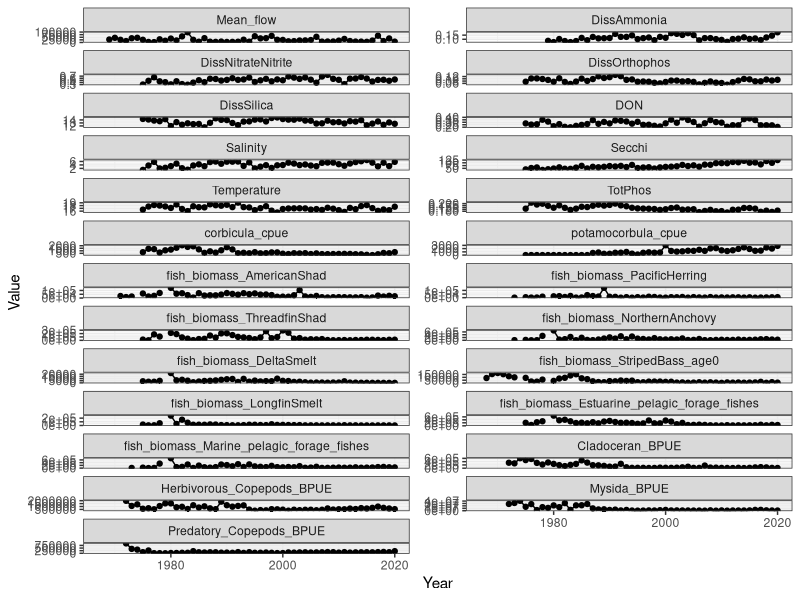

Reproduce this figure in R.
## ---- chunk 1
knitr::opts_chunk$set(echo = TRUE)
## ---- chunk 2
library(dplyr)
library(tidyr)
library(ggplot2)
## ---- chunk 3
flow=read.csv("data/annual_averages/annual_average_deltawide_flow.csv")
nutwq=read.csv("data/annual_averages/emp_waterquality_mean.csv")
benthic=read.csv("data/annual_averages/benthic.csv")
fishab=read.csv("data/annual_averages/fish_catch_per_tow_FMWT.csv")
fishbm=read.csv("data/annual_averages/fish_biomass_FMWT.csv")
zoop=read.csv("data/annual_averages/zoop.csv")

zoopbm=select(zoop, Year, grep("BPUE", colnames(zoop)))

combined=flow %>% 
  full_join(nutwq, by="Year") %>% 
  full_join(benthic, by = c("Year"="year")) %>%
  #full_join(fishab, by="Year") %>% 
  full_join(fishbm, by="Year") %>% 
  full_join(zoopbm, by="Year") %>% 
  arrange(Year)

write.csv(combined, "data/annual_averages/annual_data_compiled.csv")
## ---- chunk 4
datalong=gather(combined,Var,Value,2:ncol(combined))
datalong$Var=factor(datalong$Var,levels = unique(datalong$Var))

ggplot(datalong, aes(y=Value, x=Year)) +
  facet_wrap(.~Var, scales = "free_y", ncol = 2) +
  geom_line() + geom_point() +
  theme_bw()
